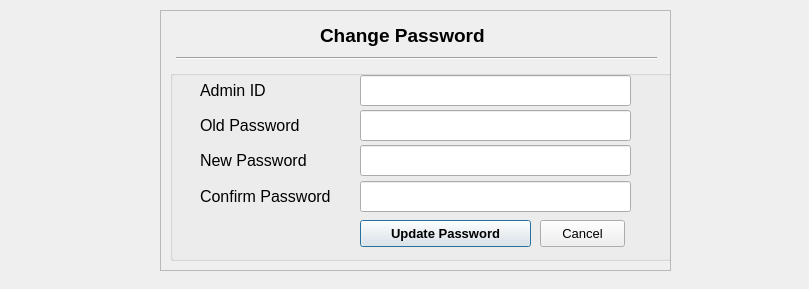
<?xml version="1.0" encoding="UTF-8"?>
<ui version="4.0">
 <class>AdminChangePassword</class>
 <widget class="QDialog" name="AdminChangePassword">
  <property name="geometry">
   <rect>
    <x>0</x>
    <y>0</y>
    <width>809</width>
    <height>289</height>
   </rect>
  </property>
  <property name="windowTitle">
   <string>Change Administrator Password</string>
  </property>
  <widget class="QLabel" name="label_14">
   <property name="geometry">
    <rect>
     <x>20</x>
     <y>20</y>
     <width>121</width>
     <height>231</height>
    </rect>
   </property>
   <property name="text">
    <string/>
   </property>
   <property name="pixmap">
    <pixmap>resources/logo.png</pixmap>
   </property>
  </widget>
  <widget class="QFrame" name="frame">
   <property name="geometry">
    <rect>
     <x>160</x>
     <y>10</y>
     <width>511</width>
     <height>261</height>
    </rect>
   </property>
   <property name="frameShape">
    <enum>QFrame::StyledPanel</enum>
   </property>
   <property name="frameShadow">
    <enum>QFrame::Raised</enum>
   </property>
   <widget class="QGroupBox" name="groupBox">
    <property name="geometry">
     <rect>
      <x>10</x>
      <y>60</y>
      <width>511</width>
      <height>191</height>
     </rect>
    </property>
    <property name="title">
     <string/>
    </property>
    <widget class="QLabel" name="label">
     <property name="geometry">
      <rect>
       <x>30</x>
       <y>0</y>
       <width>131</width>
       <height>41</height>
      </rect>
     </property>
     <property name="font">
      <font>
       <pointsize>12</pointsize>
      </font>
     </property>
     <property name="text">
      <string>Admin ID</string>
     </property>
    </widget>
    <widget class="QLabel" name="label_2">
     <property name="geometry">
      <rect>
       <x>30</x>
       <y>70</y>
       <width>131</width>
       <height>41</height>
      </rect>
     </property>
     <property name="font">
      <font>
       <pointsize>12</pointsize>
      </font>
     </property>
     <property name="text">
      <string>New Password</string>
     </property>
    </widget>
    <widget class="QLineEdit" name="inpAdminID">
     <property name="geometry">
      <rect>
       <x>190</x>
       <y>5</y>
       <width>271</width>
       <height>31</height>
      </rect>
     </property>
     <property name="font">
      <font>
       <pointsize>12</pointsize>
       <weight>50</weight>
       <bold>false</bold>
      </font>
     </property>
     <property name="maxLength">
      <number>20</number>
     </property>
    </widget>
    <widget class="QLineEdit" name="inpNewPasswd">
     <property name="geometry">
      <rect>
       <x>190</x>
       <y>75</y>
       <width>271</width>
       <height>31</height>
      </rect>
     </property>
     <property name="font">
      <font>
       <pointsize>12</pointsize>
       <weight>50</weight>
       <bold>false</bold>
      </font>
     </property>
     <property name="maxLength">
      <number>20</number>
     </property>
     <property name="echoMode">
      <enum>QLineEdit::Password</enum>
     </property>
    </widget>
    <widget class="QLineEdit" name="inpConfirmNewPasswd">
     <property name="geometry">
      <rect>
       <x>190</x>
       <y>111</y>
       <width>271</width>
       <height>31</height>
      </rect>
     </property>
     <property name="font">
      <font>
       <pointsize>12</pointsize>
       <weight>50</weight>
       <bold>false</bold>
      </font>
     </property>
     <property name="text">
      <string/>
     </property>
     <property name="maxLength">
      <number>20</number>
     </property>
     <property name="echoMode">
      <enum>QLineEdit::Password</enum>
     </property>
    </widget>
    <widget class="QLabel" name="label_5">
     <property name="geometry">
      <rect>
       <x>30</x>
       <y>106</y>
       <width>151</width>
       <height>41</height>
      </rect>
     </property>
     <property name="font">
      <font>
       <pointsize>12</pointsize>
      </font>
     </property>
     <property name="text">
      <string>Confirm Password</string>
     </property>
    </widget>
    <widget class="QLineEdit" name="inpOldPasswd">
     <property name="geometry">
      <rect>
       <x>190</x>
       <y>40</y>
       <width>271</width>
       <height>31</height>
      </rect>
     </property>
     <property name="font">
      <font>
       <pointsize>12</pointsize>
       <weight>50</weight>
       <bold>false</bold>
      </font>
     </property>
     <property name="maxLength">
      <number>20</number>
     </property>
     <property name="echoMode">
      <enum>QLineEdit::Password</enum>
     </property>
    </widget>
    <widget class="QLabel" name="label_6">
     <property name="geometry">
      <rect>
       <x>30</x>
       <y>35</y>
       <width>121</width>
       <height>41</height>
      </rect>
     </property>
     <property name="font">
      <font>
       <pointsize>12</pointsize>
      </font>
     </property>
     <property name="text">
      <string>Old Password</string>
     </property>
    </widget>
    <widget class="QPushButton" name="btnUpdate">
     <property name="geometry">
      <rect>
       <x>190</x>
       <y>150</y>
       <width>171</width>
       <height>27</height>
      </rect>
     </property>
     <property name="font">
      <font>
       <pointsize>10</pointsize>
       <weight>75</weight>
       <bold>true</bold>
      </font>
     </property>
     <property name="text">
      <string>Update Password</string>
     </property>
    </widget>
    <widget class="QPushButton" name="btnCancel">
     <property name="geometry">
      <rect>
       <x>370</x>
       <y>150</y>
       <width>85</width>
       <height>27</height>
      </rect>
     </property>
     <property name="font">
      <font>
       <pointsize>10</pointsize>
      </font>
     </property>
     <property name="text">
      <string>Cancel</string>
     </property>
    </widget>
   </widget>
   <widget class="QLabel" name="label_4">
    <property name="geometry">
     <rect>
      <x>160</x>
      <y>5</y>
      <width>211</width>
      <height>41</height>
     </rect>
    </property>
    <property name="font">
     <font>
      <pointsize>14</pointsize>
      <weight>75</weight>
      <bold>true</bold>
     </font>
    </property>
    <property name="text">
     <string>Change Password</string>
    </property>
   </widget>
   <widget class="Line" name="line">
    <property name="geometry">
     <rect>
      <x>16</x>
      <y>40</y>
      <width>481</width>
      <height>16</height>
     </rect>
    </property>
    <property name="orientation">
     <enum>Qt::Horizontal</enum>
    </property>
   </widget>
  </widget>
  <widget class="QLabel" name="label_3">
   <property name="geometry">
    <rect>
     <x>680</x>
     <y>50</y>
     <width>121</width>
     <height>141</height>
    </rect>
   </property>
   <property name="text">
    <string/>
   </property>
   <property name="pixmap">
    <pixmap>resources/icons/lock.png</pixmap>
   </property>
  </widget>
 </widget>
 <tabstops>
  <tabstop>inpAdminID</tabstop>
  <tabstop>inpOldPasswd</tabstop>
  <tabstop>inpNewPasswd</tabstop>
  <tabstop>inpConfirmNewPasswd</tabstop>
  <tabstop>btnUpdate</tabstop>
  <tabstop>btnCancel</tabstop>
 </tabstops>
 <resources/>
 <connections>
  <connection>
   <sender>btnCancel</sender>
   <signal>clicked()</signal>
   <receiver>AdminChangePassword</receiver>
   <slot>reject()</slot>
   <hints>
    <hint type="sourcelabel">
     <x>582</x>
     <y>233</y>
    </hint>
    <hint type="destinationlabel">
     <x>404</x>
     <y>144</y>
    </hint>
   </hints>
  </connection>
 </connections>
</ui>
